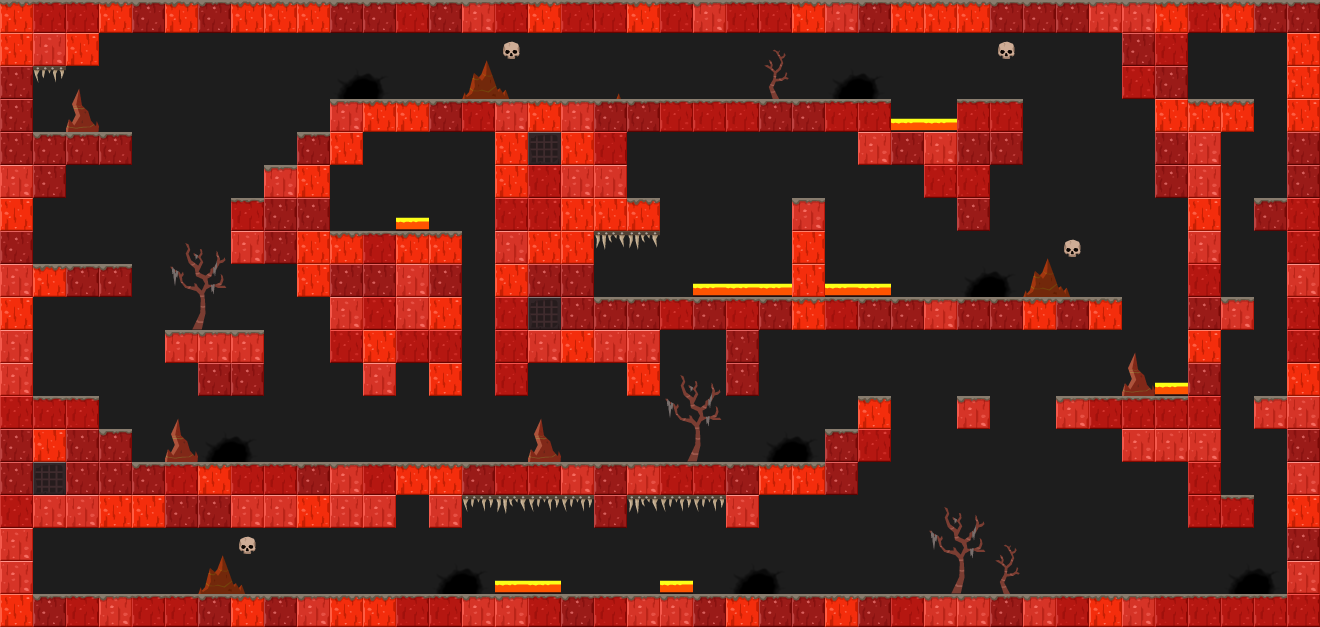

Tiled map render using the project's own tile images. Description and the map definition, with tile-layer contents summarised, below:
An orthogonal 40x19 tile map with 33x33 px tiles, 4 tile layers (bg, deco background, layout, deco foreground) and 110 objects (51x citrus.objects.platformer.box2d.Platform, 21x citrus.objects.CitrusSprite, 10x citrus.objects.platformer.box2d.Sensor, 8x space_digger.Seam, 8x space_digger.enemies.SpawnSpot, ...).

<map version="1.0" orientation="orthogonal" width="40" height="19" tilewidth="33" tileheight="33" backgroundcolor="#1d1d1d">
 <tileset firstgid="1" name="tileset_fire" tilewidth="33" tileheight="33">
  <image source="../tilesets/tileset_fire.png" width="297" height="132" />
  <tile id="12">
   <properties>
    <property name="" value="" />
   </properties>
  </tile>
 </tileset>
 <layer name="bg" width="40" height="19">
  <properties>
   <property name="group" value="0" />
  </properties>
  <data>[760 cells, 0 non-empty, 0 distinct tile ids]</data>
 </layer>
 <layer name="deco background" width="40" height="19">
  <data>[760 cells, 16 non-empty, 2 distinct tile ids]</data>
 </layer>
 <objectgroup color="#ffff00" name="animated decoration bg" width="40" height="19">
  <properties>
   <property name="group" value="0" />
  </properties>
  <object type="citrus.objects.CitrusSprite" x="235" y="516">
   <properties>
    <property name="view" value="Liana1_fire" />
   </properties>
   <ellipse />
  </object>
  <object type="citrus.objects.CitrusSprite" x="178" y="23">
   <properties>
    <property name="view" value="Liana1_fire" />
   </properties>
   <ellipse />
  </object>
  <object type="citrus.objects.CitrusSprite" x="1020" y="22">
   <properties>
    <property name="view" value="Liana1_fire" />
   </properties>
   <ellipse />
  </object>
  <object type="citrus.objects.CitrusSprite" x="698" y="484">
   <properties>
    <property name="view" value="Liana1_fire" />
   </properties>
   <ellipse />
  </object>
  <object type="citrus.objects.CitrusSprite" x="659" y="124">
   <properties>
    <property name="view" value="Liana2_fire" />
   </properties>
   <ellipse />
  </object>
  <object type="citrus.objects.CitrusSprite" x="718" y="124">
   <properties>
    <property name="view" value="Liana3_fire" />
   </properties>
   <ellipse />
  </object>
  <object type="citrus.objects.CitrusSprite" x="163" y="23">
   <properties>
    <property name="view" value="Liana3_fire" />
   </properties>
   <ellipse />
  </object>
  <object type="citrus.objects.CitrusSprite" x="1075" y="423">
   <properties>
    <property name="view" value="Liana3_fire" />
   </properties>
   <ellipse />
  </object>
  <object type="citrus.objects.CitrusSprite" x="776" y="482">
   <properties>
    <property name="view" value="Liana3_fire" />
   </properties>
   <ellipse />
  </object>
  <object type="citrus.objects.CitrusSprite" x="245" y="245">
   <properties>
    <property name="view" value="Liana2_fire" />
   </properties>
   <ellipse />
  </object>
  <object type="citrus.objects.CitrusSprite" x="883" y="317">
   <properties>
    <property name="view" value="Liana1_fire" />
   </properties>
   <ellipse />
  </object>
  <object type="citrus.objects.CitrusSprite" x="974" y="403">
   <properties>
    <property name="view" value="Flor1_fire" />
   </properties>
   <ellipse />
  </object>
  <object type="citrus.objects.CitrusSprite" x="1006" y="101">
   <properties>
    <property name="view" value="Flor1_fire" />
   </properties>
   <ellipse />
  </object>
  <object type="citrus.objects.CitrusSprite" x="282" y="172">
   <properties>
    <property name="view" value="Flor1_fire" />
   </properties>
   <ellipse />
  </object>
  <object type="citrus.objects.CitrusSprite" x="313" y="469">
   <properties>
    <property name="view" value="Flor1_fire" />
   </properties>
   <ellipse />
  </object>
  <object type="citrus.objects.CitrusSprite" x="407" y="602">
   <properties>
    <property name="view" value="Flor1_fire" />
   </properties>
   <ellipse />
  </object>
  <object type="citrus.objects.CitrusSprite" x="808" y="208">
   <properties>
    <property name="view" value="Flor2_fire" />
   </properties>
   <ellipse />
  </object>
  <object type="citrus.objects.CitrusSprite" x="1273" y="208">
   <properties>
    <property name="view" value="Flor2_fire" />
   </properties>
   <ellipse />
  </object>
  <object type="citrus.objects.CitrusSprite" x="77" y="273">
   <properties>
    <property name="view" value="Flor2_fire" />
   </properties>
   <ellipse />
  </object>
  <object type="citrus.objects.CitrusSprite" x="687" y="106">
   <properties>
    <property name="view" value="Flor2_fire" />
   </properties>
   <ellipse />
  </object>
  <object type="citrus.objects.CitrusSprite" x="644" y="-330" width="33" height="33">
   <properties>
    <property name="registration" value="center" />
    <property name="view" value="Sky_fire" />
   </properties>
   <ellipse />
  </object>
 </objectgroup>
 <layer name="layout" width="40" height="19">
  <properties>
   <property name="group" value="2" />
  </properties>
  <data>[760 cells, 335 non-empty, 12 distinct tile ids]</data>
 </layer>
 <layer name="deco foreground" width="40" height="19">
  <properties>
   <property name="group" value="2" />
  </properties>
  <data>[760 cells, 50 non-empty, 18 distinct tile ids]</data>
 </layer>
 <objectgroup name="platforms" width="40" height="19">
  <properties>
   <property name="group" value="2" />
  </properties>
  <object type="citrus.objects.platformer.box2d.Platform" x="0" y="0" width="1320" height="33" />
  <object type="citrus.objects.platformer.box2d.Platform" x="0" y="33" width="33" height="594" />
  <object type="citrus.objects.platformer.box2d.Platform" x="33" y="594" width="1287" height="33" />
  <object type="citrus.objects.platformer.box2d.Platform" x="1287" y="33" width="33" height="561" />
  <object type="citrus.objects.platformer.box2d.Platform" x="33" y="33" width="66" height="33" />
  <object type="citrus.objects.platformer.box2d.Platform" x="33" y="132" width="99" height="33" />
  <object type="citrus.objects.platformer.box2d.Platform" x="33" y="165" width="33" height="33" />
  <object type="citrus.objects.platformer.box2d.Platform" x="33" y="264" width="99" height="33" />
  <object type="citrus.objects.platformer.box2d.Platform" x="33" y="396" width="66" height="33" />
  <object type="citrus.objects.platformer.box2d.Platform" x="33" y="429" width="99" height="99" />
  <object type="citrus.objects.platformer.box2d.Platform" x="132" y="462" width="264" height="66" />
  <object type="citrus.objects.platformer.box2d.Platform" x="396" y="462" width="462" height="33" />
  <object type="citrus.objects.platformer.box2d.Platform" x="429" y="495" width="33" height="33" />
  <object type="citrus.objects.platformer.box2d.Platform" x="594" y="495" width="33" height="33" />
  <object type="citrus.objects.platformer.box2d.Platform" x="726" y="495" width="33" height="33" />
  <object type="citrus.objects.platformer.box2d.Platform" x="825" y="429" width="66" height="33" />
  <object type="citrus.objects.platformer.box2d.Platform" x="858" y="396" width="33" height="33" />
  <object type="citrus.objects.platformer.box2d.Platform" x="957" y="396" width="33" height="33" />
  <object type="citrus.objects.platformer.box2d.Platform" x="1056" y="396" width="165" height="33" />
  <object type="citrus.objects.platformer.box2d.Platform" x="1122" y="429" width="99" height="33" />
  <object type="citrus.objects.platformer.box2d.Platform" x="1188" y="462" width="33" height="66" />
  </objectgroup>
 <objectgroup color="#ff5500" name="breakable blocks" width="40" height="19">
  <!-- 3 objects omitted --></objectgroup>
 <objectgroup color="#5500ff" name="player &amp; exit" width="40" height="19">
  <!-- 3 objects omitted --></objectgroup>
 <objectgroup color="#00aa00" name="seams" width="40" height="19">
  <properties>
   <property name="view" value="Seam_fire" />
  </properties>
  <!-- 8 objects omitted --></objectgroup>
 <objectgroup color="#ff0000" name="enemies" width="40" height="19">
  <properties>
   <property name="group" value="1" />
  </properties>
  <!-- 15 objects omitted --></objectgroup>
 <objectgroup color="#ff557f" name="enemy limits" width="40" height="19">
  <!-- 9 objects omitted --></objectgroup>
</map>
<!-- 68 of 110 objects omitted -->
